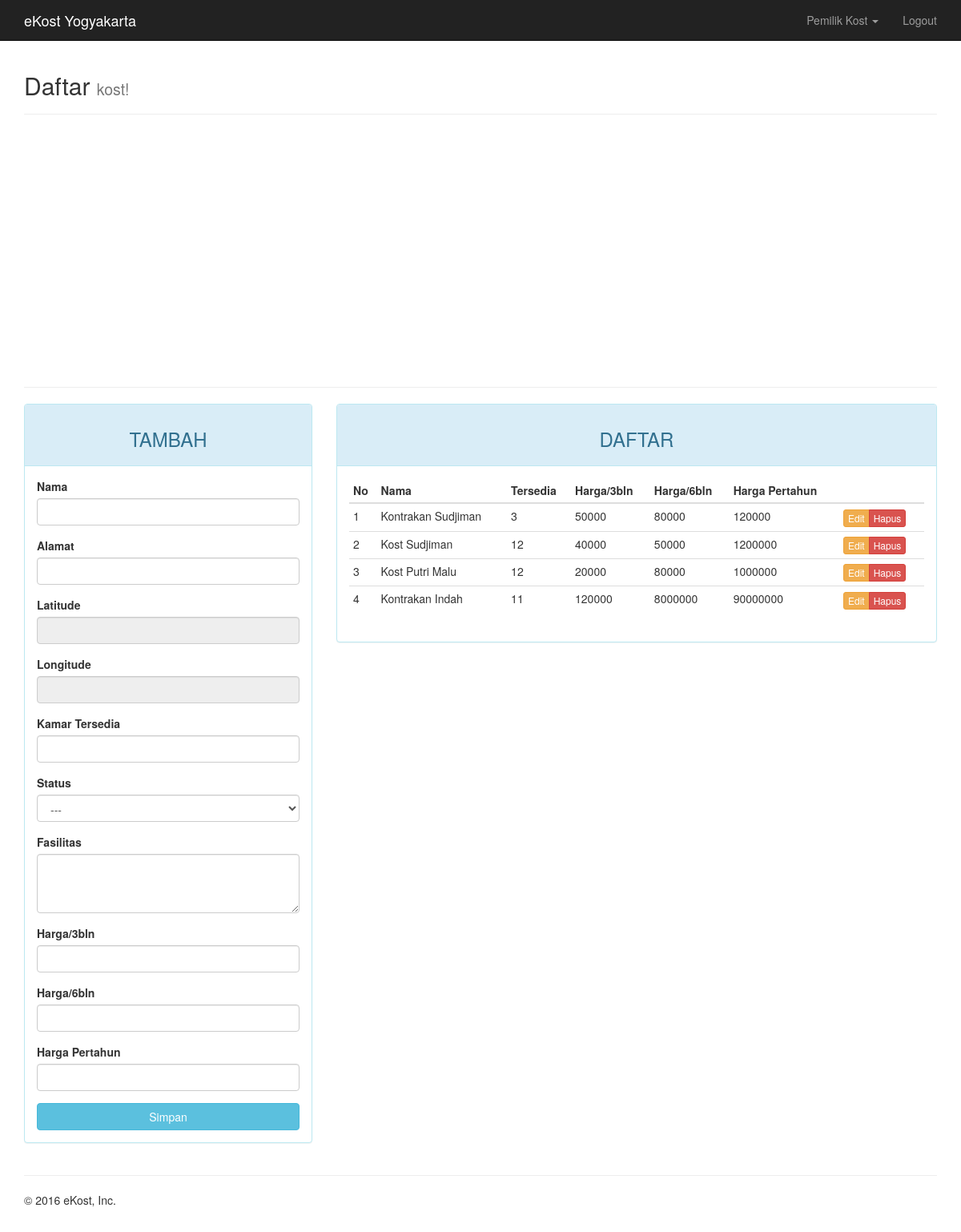
Before: /?page=kost (signed in) with the older database file.
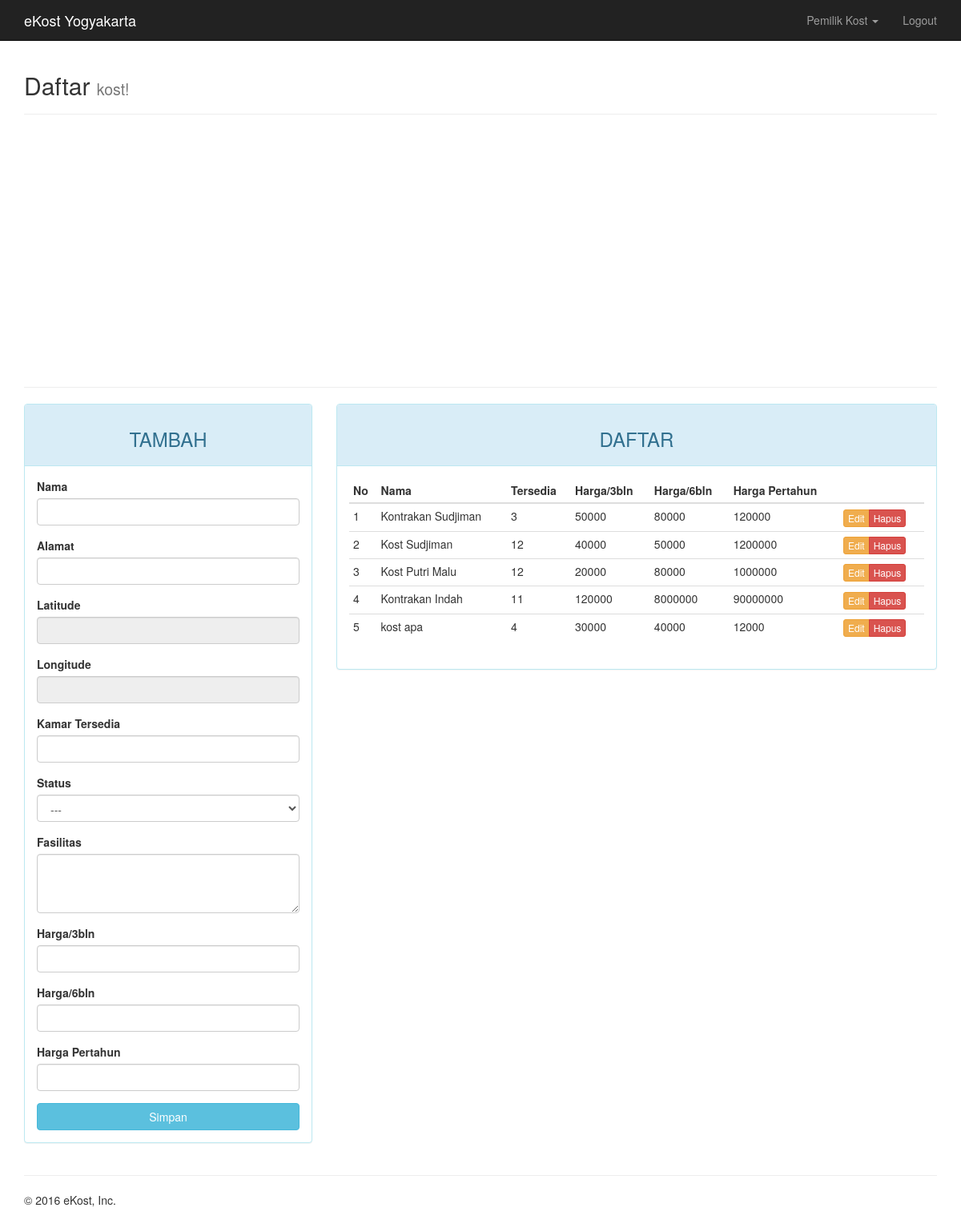
After: the same page with the newer database file.
### tables this page shows
CREATE TABLE `kost` (
  `id_kost` int(11) NOT NULL,
  `id_pemilik` int(11) NOT NULL,
  `nama` varchar(20) NOT NULL,
  `alamat` varchar(50) NOT NULL,
  `latitude` float NOT NULL,
  `longitude` float NOT NULL,
  `tersedia` int(2) NOT NULL,
  `status` enum('Laki-laki','Perempuan') DEFAULT NULL,
  `fasilitas` text NOT NULL,
  `harga_3bulan` int(9) NOT NULL,
  `harga_6bulan` int(9) NOT NULL,
  `harga_pertahun` int(9) NOT NULL
);

### page/kost.php (the view, shortened to what this page needs)
<?php
$update = (isset($_GET['action']) AND $_GET['action'] == 'update') ? true : false;
?>
<div class="container">
	<div class="page-header">
		<h2>Daftar <small>kost!</small></h2>
	</div>
	<div class="row">
		<div class="col-md-12">
			<div id="map" style="width:100%; height:300px"></div>
		</div>
	</div>
	<hr>
	<div class="row">
		<div class="col-md-4">
		    <div class="panel panel-<?= ($update) ? "warning" : "info" ?>">
		        <div class="panel-heading"><h3 class="text-center"><?= ($update) ? "EDIT" : "TAMBAH" ?></h3></div>
		        <div class="panel-body">
		            <form action="<?=$_SERVER['REQUEST_URI']?>" method="POST">
		                <div class="form-group">
	                    <label for="nama">Nama</label>
	                    <input type="text" name="nama" class="form-control" <?= (!$update) ?: 'value="'.$row["nama"].'"' ?>>
		                </div>
		                <div class="form-group">
	                    <label for="alamat">Alamat</label>
	                    <input type="text" name="alamat" class="form-control" <?= (!$update) ?: 'value="'.$row["alamat"].'"' ?>>
		                </div>
		                <div class="form-group">
	                    <label for="latitude">Latitude</label>
											<input type="text" id="latitude2" class="form-control" disabled <?= (!$update) ?: 'value="'.$row["latitude"].'"' ?>>
		                </div>
		                <div class="form-group">
	                    <label for="longitude">Longitude</label>
											<input type="text" id="longitude2" class="form-control" disabled <?= (!$update) ?: 'value="'.$row["longitude"].'"' ?>>
		                </div>
		                <div class="form-group">
	                    <label for="tersedia">Kamar Tersedia</label>
	                    <input type="text" name="tersedia" class="form-control" <?= (!$update) ?: 'value="'.$row["tersedia"].'"' ?>>
		                </div>
		                <div class="form-group">
	                    <label for="status">Status</label>
											<select class="form-control" name="status">
												<option>---</option>
											</select>
		                </div>
		                <div class="form-group">
	                    <label for="fasilitas">Fasilitas</label>
											<textarea name="fasilitas" rows="3" class="form-control"><?= ($update) ? $row["tersedia"] : "" ?></textarea>
		                </div>
		                <div class="form-group">
	                    <label for="harga_3bulan">Harga/3bln</label>
	                    <input type="text" name="harga_3bulan" class="form-control" <?= (!$update) ?: 'value="'.$row["harga_3bulan"].'"' ?>>
		                </div>
		                <div class="form-group">
	                    <label for="harga_6bulan">Harga/6bln</label>
	                    <input type="text" name="harga_6bulan" class="form-control" <?= (!$update) ?: 'value="'.$row["harga_6bulan"].'"' ?>>
		                </div>
		                <div class="form-group">
	                    <label for="harga_pertahun">Harga Pertahun</label>
	                    <input type="text" name="harga_pertahun" class="form-control" <?= (!$update) ?: 'value="'.$row["harga_pertahun"].'"' ?>>
		                </div>
		                <button type="submit" class="btn btn-<?= ($update) ? "warning" : "info" ?> btn-block">Simpan</button>
		            </form>
		        </div>
		    </div>
		</div>
		<div class="col-md-8">
		    <div class="panel panel-info">
		        <div class="panel-heading"><h3 class="text-center">DAFTAR</h3></div>
		        <div class="panel-body">
		            <table class="table table-condensed">
		                <thead>
		                    <tr>
		                        <th>No</th>
														<th>Nama</th>
		                        <th>Tersedia</th>
		                        <th>Harga/3bln</th>
		                        <th>Harga/6bln</th>
		                        <th>Harga Pertahun</th>
		                        <th></th>
		                    </tr>
		                </thead>
		                <tbody>
		                    <?php $no = 1; ?>
		                    <?php if ($query = $connection->query("SELECT * FROM kost WHERE id_pemilik=$_SESSION[id]")): ?>
		                        <?php while($row = $query->fetch_assoc()): ?>
		                        <tr>
		                            <td><?=$no++?></td>
		                            <td><?=$row['nama']?></td>
		                            <td><?=$row['tersedia']?></td>
		                            <td><?=$row['harga_3bulan']?></td>
		                            <td><?=$row['harga_6bulan']?></td>
		                            <td><?=$row['harga_pertahun']?></td>
		                            <td>
		                                <div class="btn-group">
		                                    <a href="?page=kost&action=update&key=<?=$row['id_kost']?>" class="btn btn-warning btn-xs">Edit</a>
		                                    <a href="?page=kost&action=delete&key=<?=$row['id_kost']?>" class="btn btn-danger btn-xs">Hapus</a>
		                                </div>
		                            </td>
		                        </tr>
		                        <?php endwhile ?>
		                    <?php endif ?>
		                </tbody>
		            </table>
		        </div>
		    </div>
		</div>
	</div>
</div>

### index.php (shortened to what this page needs)
<?php require_once("config.php");
?>
<!DOCTYPE html>
<html lang="en">
<head>
  <link href="assets/css/bootstrap.min.css" rel="stylesheet">
  <link href="assets/css/ie10-viewport-bug-workaround.css" rel="stylesheet">
  <link href="assets/css/jumbotron.css" rel="stylesheet">
  <link rel="stylesheet" href="assets/fancybox/source/jquery.fancybox.css" type="text/css" media="screen" />
  <link rel="stylesheet" href="assets/fancybox/source/helpers/jquery.fancybox-buttons.css" type="text/css" media="screen" />
  <link rel="stylesheet" href="assets/fancybox/source/helpers/jquery.fancybox-thumbs.css" type="text/css" media="screen" />
</head>
<body onload="initialize()">
  <nav class="navbar navbar-inverse navbar-fixed-top">
    <div class="container">
      <div class="navbar-header">
        <a class="navbar-brand" href="index.php" style="color: white;">eKost Yogyakarta</a>
      </div>
      <div id="navbar" class="navbar-collapse collapse">
        <?php if (isset($_SESSION['is_logged'])): ?>
          <ul class="nav navbar-nav navbar-right">
            <li class="dropdown">
              <a href="#" class="dropdown-toggle" data-toggle="dropdown" role="button" aria-haspopup="true" aria-expanded="false"><?=$_SESSION["nama"]?> <span class="caret"></span></a>
            </li>
            <li><a href="logout.php">Logout</a></li>
          </ul>
        <?php endif; ?>
      </div>
    </div>
  </nav>
  <?php include page($_PAGE); ?>
  <div class="container">
    <hr>
    <footer>
      <p>&copy; 2016 eKost, Inc.</p>
    </footer>
  </div>
</body>
</html>

### assets/css/jumbotron.css (style rules this page uses)
body { padding-top: 50px; padding-bottom: 20px; }

Changed rows visible on the page:
added kost: nama "kost apa", tersedia "4", harga_3bulan "30000", harga_6bulan "40000", harga_pertahun "12000"
